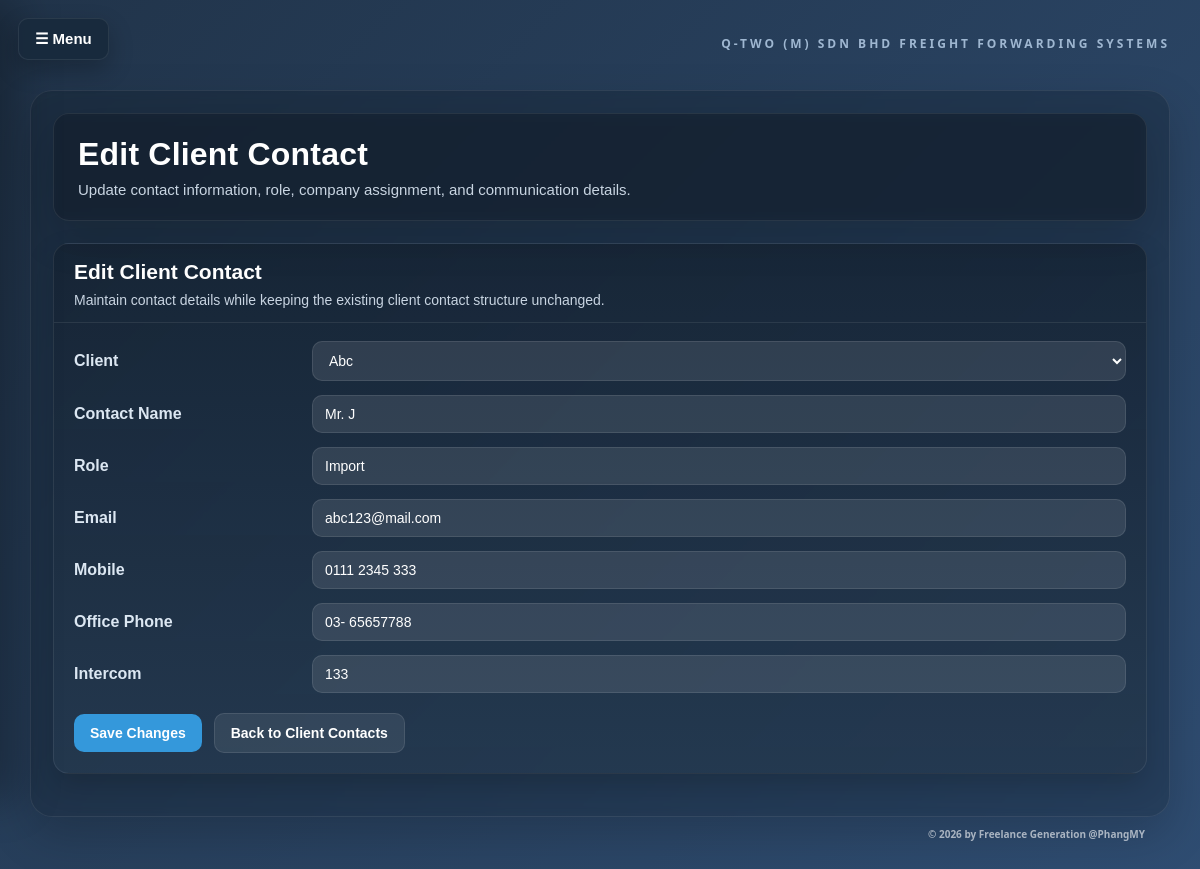
/edit_client_contact/4 (signed in), run on the app's committed database.
### app.py (models this page shows)
class ClientContact(db.Model):
    id = db.Column(db.Integer, primary_key=True)
    client_id = db.Column(db.Integer, db.ForeignKey("client.id"), nullable=False)
    contact_name = db.Column(db.String(200), nullable=False)
    role = db.Column(db.String(100))  # Import PIC / Export PIC / Finance etc
    email = db.Column(db.String(200))
    mobile = db.Column(db.String(50))
    office_phone = db.Column(db.String(50))
    intercom = db.Column(db.String(50))
    is_active = db.Column(db.Boolean, default=True)
    client = db.relationship("Client", backref="contacts")

class Client(db.Model):
    id = db.Column(db.Integer, primary_key=True)
    name = db.Column(db.String(200), nullable=False)
    office_phone = db.Column(db.String(50))
    address = db.Column(db.Text)
    import_pic = db.Column(db.String(200))
    export_pic = db.Column(db.String(200))
    email = db.Column(db.String(200))
    mobile = db.Column(db.String(50))
    intercom = db.Column(db.String(50))
    is_active = db.Column(db.Boolean, default=True)
    jobs = db.relationship("Job", back_populates="client")

### app.py (the view, shortened to what this page needs)
@app.route("/edit_client_contact/<int:contact_id>", methods=["GET", "POST"])
@login_required
def edit_client_contact(contact_id):
    user = get_current_user()
    if not user or user.role != "admin":
        return render_template(
            "error.html",
            message="Only admin can edit client contacts.",
        )
    contact = ClientContact.query.get_or_404(contact_id)
    clients = Client.query.filter_by(is_active=True).order_by(Client.name.asc()).all()
    return render_template(
        "edit_client_contact.html",
        contact=contact,
        clients=clients,
    )

### app.py (called while the page is built)
def get_current_user():
    user_id = session.get("user_id")
    if not user_id:
        return None
    return User.query.filter_by(id=user_id, is_active=True).first()

def login_required(view_func):
    @wraps(view_func)
    def wrapped_view(*args, **kwargs):
        if not get_current_user():
            return redirect(url_for("login"))
        return view_func(*args, **kwargs)
    return wrapped_view

@app.context_processor
def inject_current_user():
    current_user = get_current_user()
    pending_account_requests = 0
    pending_delete_requests = 0
    if current_user and current_user.role == "admin":
        pending_account_requests = AccountRequest.query.filter_by(
            status="pending"
        ).count()
        pending_delete_requests = DeleteRequest.query.filter_by(
            status="pending"
        ).count()
    return {
        "current_user": current_user,
        "pending_account_requests": pending_account_requests,
        "pending_delete_requests": pending_delete_requests,
    }

### templates/edit_client_contact.html (shortened to what this page needs)
<!DOCTYPE html>
<html>
<head>
    <link rel="stylesheet" href="{{ url_for('static', filename='style.css') }}">
</head>
<body class="job-detail-page">
    <button class="nav-toggle-btn" onclick="toggleNav()">☰ Menu</button>
    <div class="page-container">
        <div class="system-name-top-right">Q-TWO (M) SDN BHD FREIGHT FORWARDING SYSTEMS</div>
        <div class="page-shell">
            <div class="page-header">
                <h1 class="page-title">Edit Client Contact</h1>
                <p class="page-subtitle">
                    Update contact information, role, company assignment, and communication details.
                </p>
            </div>
            <div class="panel-card">
                <div class="panel-head">
                    <h2>Edit Client Contact</h2>
                    <p>Maintain contact details while keeping the existing client contact structure unchanged.</p>
                </div>
                <div class="panel-body">
                    <form method="POST">
                        <div class="form-grid">
                            <label for="client_id">Client</label>
                            <select name="client_id" id="client_id" required>
                                {% for client in clients %}
                                <option value="{{ client.id }}" {% if client.id==contact.client_id %}selected{% endif
                                    %}>
                                    {{ client.name }}
                                </option>
                                {% endfor %}
                            </select>
                            <label for="contact_name">Contact Name</label>
                            <input type="text" name="contact_name" id="contact_name" value="{{ contact.contact_name }}"
                                required>
                            <label for="role">Role</label>
                            <input type="text" name="role" id="role" value="{{ contact.role or '' }}">
                            <label for="email">Email</label>
                            <input type="text" name="email" id="email" value="{{ contact.email or '' }}">
                            <label for="mobile">Mobile</label>
                            <input type="text" name="mobile" id="mobile" value="{{ contact.mobile or '' }}">
                            <label for="office_phone">Office Phone</label>
                            <input type="text" name="office_phone" id="office_phone"
                                value="{{ contact.office_phone or '' }}">
                            <label for="intercom">Intercom</label>
                            <input type="text" name="intercom" id="intercom" value="{{ contact.intercom or '' }}">
                        </div>
                        <div class="form-actions">
                            <button type="submit" class="primary-btn">Save Changes</button>
                            <a href="{{ url_for('client_contacts') }}" class="secondary-link">Back to Client
                                Contacts</a>
                        </div>
                    </form>
                </div>
            </div>
            <div class="bottom-right-text">© 2026 by Freelance Generation @PhangMY</div>
        </div>
</body>
</html>

### templates/edit_client_contact.html (style rules this page uses)
:root { --bg-main: #18293b; --bg-shell: #22364d; --bg-panel: #24384f; --bg-panel-soft: #2a415b; --bg-card: #29425e; --bg-card-dark: #22364d; --text-main: #ffffff; --text-soft: #c9d5e2; --text-muted: #9fb2c5; --line-soft: rgba(255, 255, 255, 0.08); --line-strong: rgba(255, 255, 255, 0.14); --accent: #3498db; --success: #27ae60; --danger: #c0392b; }
* { box-sizing: border-box; }
body { font-family: Arial, sans-serif; background: linear-gradient(135deg, #21344a 0%, #2f4d72 100%); margin: 0; color: var(--text-main); overflow-x: hidden; }
.job-detail-page { min-height: 100vh; }
.nav-toggle-btn { position: fixed; top: 18px; left: 18px; z-index: 1201; border: none; border-radius: 10px; background: rgba(24, 42, 61, 0.96); color: #ffffff; padding: 11px 16px; font-size: 15px; font-weight: bold; cursor: pointer; box-shadow: 0 10px 24px rgba(0, 0, 0, 0.24); border: 1px solid rgba(255, 255, 255, 0.08); }
.page-container { position: relative; max-width: 1180px; margin: 90px auto 40px auto; padding: 0 20px; }
.system-name-top-right { position: absolute; top: -52px; right: 20px; pointer-events: none; font-family: "Segoe UI", Arial, sans-serif; font-size: 12px; font-weight: 700; letter-spacing: 3px; text-transform: uppercase; line-height: 1; white-space: nowrap; color: #9fb7d1; }
.page-shell { background: rgba(15, 25, 37, 0.28); border: 1px solid rgba(255, 255, 255, 0.08); border-radius: 22px; padding: 22px; box-shadow: 0 18px 46px rgba(0, 0, 0, 0.18); backdrop-filter: blur(4px); }
.page-header { background: rgba(20, 33, 48, 0.60); border: 1px solid var(--line-soft); border-radius: 16px; padding: 22px 24px; margin-bottom: 22px; box-shadow: 0 16px 40px rgba(0, 0, 0, 0.18); backdrop-filter: blur(6px); }
.page-title { margin: 0; font-size: 32px; font-weight: bold; letter-spacing: 0.2px; }
.page-subtitle { margin: 8px 0 0 0; color: var(--text-soft); font-size: 15px; }
.panel-card { background: linear-gradient(180deg, rgba(22, 35, 50, 0.78) 0%, rgba(37, 57, 80, 0.82) 100%); border: 1px solid var(--line-soft); border-radius: 16px; box-shadow: 0 12px 28px rgba(0, 0, 0, 0.18); overflow: hidden; margin-bottom: 20px; }
.panel-head { padding: 16px 20px 14px 20px; border-bottom: 1px solid var(--line-soft); }
.panel-head h2 { margin: 0; font-size: 21px; color: #ffffff; }
.panel-head p { margin: 8px 0 0 0; color: var(--text-soft); font-size: 14px; }
.panel-body { padding: 18px 20px 20px 20px; }
.form-grid { display: grid; grid-template-columns: 220px 1fr; gap: 14px 18px; align-items: center; }
.form-grid label { font-weight: bold; color: #dce7f2; }
.form-grid input[type="text"], .form-grid select { width: 100%; padding: 10px 12px; border: 1px solid rgba(255, 255, 255, 0.10); border-radius: 10px; font-size: 14px; box-sizing: border-box; font-family: Arial, sans-serif; background: rgba(255, 255, 255, 0.10); color: #ffffff; outline: none; }
.form-grid input::placeholder { color: #c7d7e6; }
.form-grid option { color: #1f2d3a; }
.form-actions { display: flex; gap: 12px; align-items: center; margin-top: 20px; flex-wrap: wrap; }
.primary-btn, .secondary-link { padding: 11px 16px; border-radius: 10px; font-size: 14px; font-weight: bold; text-decoration: none; cursor: pointer; transition: 0.16s ease; }
.primary-btn { border: none; background-color: var(--accent); color: white; }
.secondary-link { background-color: rgba(255, 255, 255, 0.08); color: #ffffff; border: 1px solid rgba(255, 255, 255, 0.10); }
.bottom-right-text { position: absolute; bottom: -25px; right: 24px; pointer-events: none; z-index: 9999; font-family: "Segoe UI", Arial, sans-serif; font-size: 10px; font-weight: 600; color: rgba(255, 255, 255, 0.6); }

### data on the page
ClientContact: client_id "Abc", contact_name "Mr. J", role "Import", email "abc123@mail.com", mobile "0111 2345 333", office_phone "03- 65657788", intercom "133"
